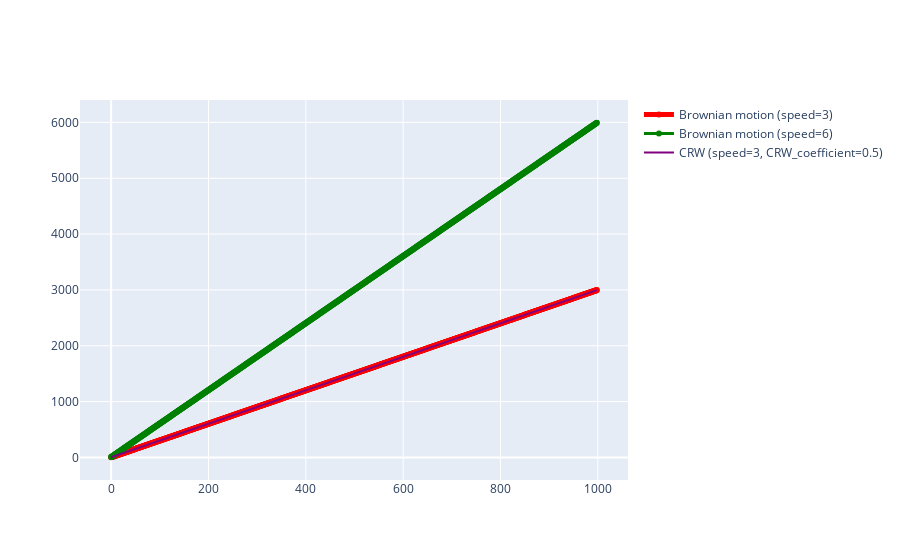

Write notebook code for a chart like this one.
### Markdown cell above
# Activity 1: Path length - (BM1 vs BM2 vs CRW)

### Code cell
# Write a function that returns a Brownian motion (BM) trajectory in pandas df
def brownian_motion(speed=3, n_steps=1000, s_pos=[0,0]):
    # Init velocity vector
    velocity = Vec2d(speed,0)

    # Init empty DF
    BM_2d_df = pd.DataFrame(columns=['x_pos','y_pos'])
    # Add starting position to DF
    temp_df = pd.DataFrame([{'x_pos':s_pos[0], 'y_pos':s_pos[1]}])

    BM_2d_df = pd.concat([BM_2d_df, temp_df], ignore_index=True) # Pandas tienes nombre de columnas pero tambien filas, llamadas index
    # Generate trajectory
    for i in range(n_steps-1):
        turn_angle = np.random.choice([0, np.pi/2, np.pi, 3*np.pi/2])
        # We are rotating the velocity vector
        velocity = velocity.rotated(turn_angle)

        # Update to new position
        temp_df = pd.DataFrame([{'x_pos':BM_2d_df.x_pos[i] + velocity.x, 'y_pos':BM_2d_df.y_pos[i] + velocity.y}])
        BM_2d_df = pd.concat([BM_2d_df, temp_df], ignore_index=True) # Pandas tienes nombre de columnas pero tambien filas, llamadas index
    return BM_2d_df
# Write a function that returns a Correlated Random Walk (CRW) trajectory in pandas df
def correlated_random_walk(speed=3,  CRW_coefficient=0.5, n_steps=1000, s_pos=0):
    # Init velocity vector
    velocity = Vec2d(speed,0) # Implement a Vec2d class vector

    # Matrix for the Brownian Walker
    CRW = np.ones(shape=(n_steps, 2)) * s_pos # np array for storing the trajectory
    rotations = wrapcauchy.rvs(c=CRW_coefficient, loc=0,size=n_steps)  # Selecting rotation from cauchy distribution
    for i in range(1, n_steps):
        turn_angle = np.random.choice(rotations)
        # We are rotating the velocity vector
        velocity = velocity.rotated(turn_angle)
        # Update to new position
        CRW[i,0] = CRW[i-1,0] + velocity.x
        CRW[i,1] = CRW[i-1,1] + velocity.y
    CRW_df = pd.DataFrame(CRW, columns=['x_pos','y_pos'])
    return CRW_df

# Write a function that returns the path length of given trajectory
def path_length(trajectory):
    # Init variables
    path_length = 0
    pl_trajectory = pd.DataFrame(columns=['x_pos','y_pos'])
    # Calculate path length
    for i in range(len(trajectory)-1):
        path_length += distance.euclidean([trajectory.x_pos[i], trajectory.y_pos[i]], [trajectory.x_pos[i+1], trajectory.y_pos[i+1]])
        temp_df = pd.DataFrame([{'x_pos': i, 'y_pos':path_length}])
        pl_trajectory = pd.concat([pl_trajectory, temp_df], ignore_index=True) 
    return pl_trajectory

# Compare at least the path length of three trajectories

# Display the results using plotly
fig = go.Figure()
trajectory = path_length(brownian_motion(speed=3))
fig.add_trace(go.Scatter
(
    x=trajectory.x_pos,
    y=trajectory.y_pos,
    mode='lines+markers',
    name='Brownian motion (speed=3)',
    line=dict(color='red', width=5)
))
trajectory = path_length(brownian_motion(speed=6))
fig.add_trace(go.Scatter
(
    x=trajectory.x_pos,
    y=trajectory.y_pos,
    mode='lines+markers',
    name='Brownian motion (speed=6)',
    line=dict(color='green', width=3)
))
trajectory = path_length(correlated_random_walk(speed=3, CRW_coefficient=0.5))
fig.add_trace(go.Scatter
(
    x=trajectory.x_pos,
    y=trajectory.y_pos,
    name='CRW (speed=3, CRW_coefficient=0.5)',
    line=dict(color='purple', width=2)
))
fig.show()

### Figure 1 — Plotly figure (JSON) as saved in the notebook; plotly's stock layout.template omitted (floating-point values rounded to 4 significant figures; data arrays with more than 128 entries replaced by an {"elided": "..."} marker saying what was removed)
{"data": [{"line": {"color": "red", "width": 5}, "mode": "lines+markers", "name": "Brownian motion (speed=3)", "type": "scatter", "x": {"elided": "999 int values"}, "y": {"elided": "999 int values"}}, {"line": {"color": "green", "width": 3}, "mode": "lines+markers", "name": "Brownian motion (speed=6)", "type": "scatter", "x": {"elided": "999 int values"}, "y": {"elided": "999 int values"}}, {"line": {"color": "purple", "width": 2}, "name": "CRW (speed=3, CRW_coefficient=0.5)", "type": "scatter", "x": {"elided": "999 int values"}, "y": {"elided": "999 float values"}}], "layout": {}}
